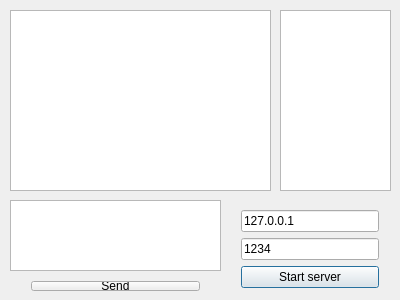
<?xml version="1.0" encoding="UTF-8"?>
<ui version="4.0">
 <class>Dialog</class>
 <widget class="QDialog" name="Dialog">
  <property name="geometry">
   <rect>
    <x>0</x>
    <y>0</y>
    <width>400</width>
    <height>300</height>
   </rect>
  </property>
  <property name="windowTitle">
   <string>Dialog</string>
  </property>
  <widget class="QListWidget" name="msgLog">
   <property name="geometry">
    <rect>
     <x>10</x>
     <y>10</y>
     <width>261</width>
     <height>181</height>
    </rect>
   </property>
  </widget>
  <widget class="QListWidget" name="usersLog">
   <property name="geometry">
    <rect>
     <x>280</x>
     <y>10</y>
     <width>111</width>
     <height>181</height>
    </rect>
   </property>
  </widget>
  <widget class="QWidget" name="verticalLayoutWidget">
   <property name="geometry">
    <rect>
     <x>230</x>
     <y>199</y>
     <width>160</width>
     <height>101</height>
    </rect>
   </property>
   <layout class="QVBoxLayout" name="verticalLayout">
    <item>
     <widget class="QLineEdit" name="host">
      <property name="inputMask">
       <string/>
      </property>
      <property name="text">
       <string>127.0.0.1</string>
      </property>
      <property name="placeholderText">
       <string>host</string>
      </property>
     </widget>
    </item>
    <item>
     <widget class="QLineEdit" name="port">
      <property name="text">
       <string>1234</string>
      </property>
      <property name="placeholderText">
       <string>port</string>
      </property>
     </widget>
    </item>
    <item>
     <widget class="QPushButton" name="startStop">
      <property name="text">
       <string>Start server</string>
      </property>
     </widget>
    </item>
   </layout>
  </widget>
  <widget class="QPlainTextEdit" name="msgEdit">
   <property name="geometry">
    <rect>
     <x>10</x>
     <y>200</y>
     <width>211</width>
     <height>71</height>
    </rect>
   </property>
  </widget>
  <widget class="QWidget" name="verticalLayoutWidget_2">
   <property name="geometry">
    <rect>
     <x>20</x>
     <y>270</y>
     <width>191</width>
     <height>32</height>
    </rect>
   </property>
   <layout class="QVBoxLayout" name="verticalLayout_2">
    <item>
     <widget class="QPushButton" name="send">
      <property name="text">
       <string>Send</string>
      </property>
     </widget>
    </item>
   </layout>
  </widget>
 </widget>
 <layoutdefault spacing="6" margin="11"/>
 <resources/>
 <connections/>
</ui>
